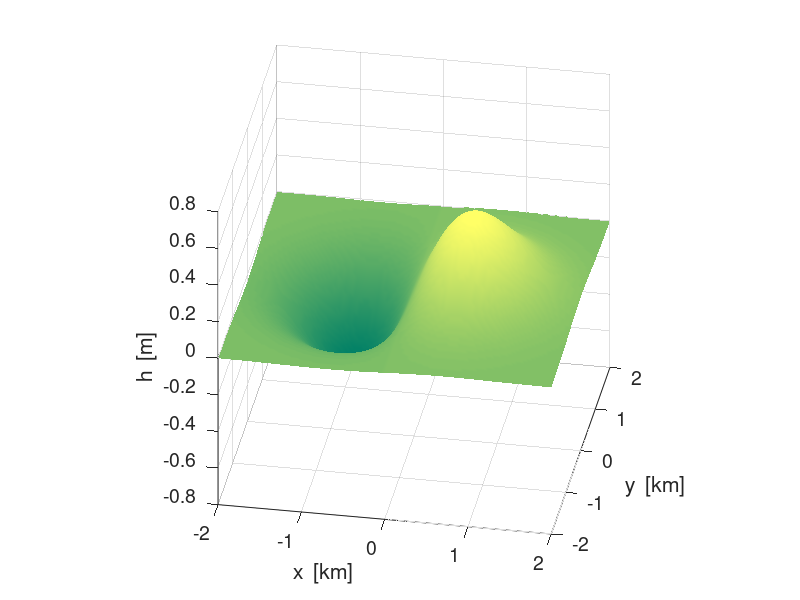
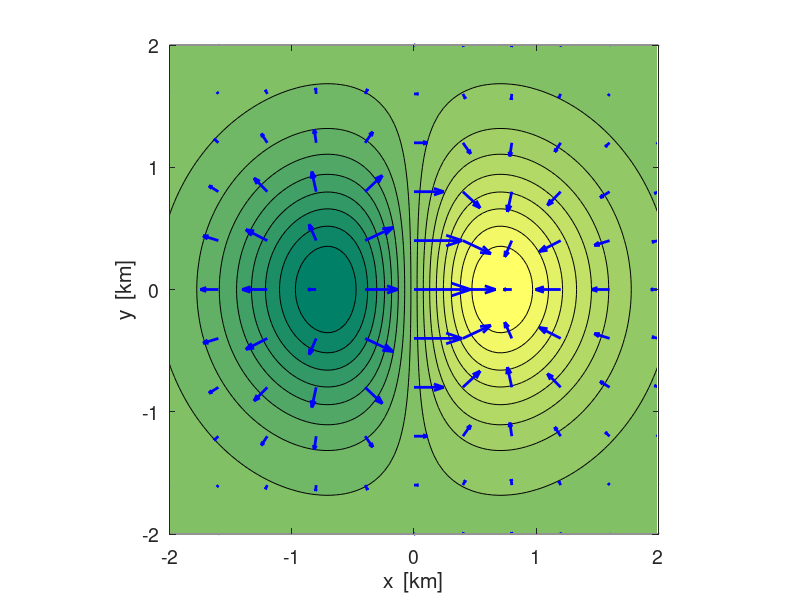

Source code (MATLAB) for these figures, in order:
% cemDiff01.m
% 19 march 2016
% Ian Cooper
% School of Physics, University of Sydney
% http://www.physics.usyd.edu.au/teach_res/mp/mphome.htm

% GRADIENT FUNCTION  of f(x,y)
%   meshgrid / [3D] plots: contourf and quiver

clear all
close all
clc

N = 101;
xMax = 2;
xMin = -xMax;
yMax= xMax;
yMin = -yMax;
x = linspace(xMin, xMax,N);
y = linspace(yMin, yMax,N);
dx = x(2)-x(1);   dy = y(2)-y(1);
[xx, yy] = meshgrid(x,y);

f = xx .* exp(-xx.^2 - yy.^2);
%f = 10 .* (2.*xx.*yy - 3.*xx.^2 -4.*yy.^2 - 18.*xx + 28.*yy +12); 

[delx, dely] = gradient(f,dx,dy);

figure(1);
set(gcf,'units','normalized','position',[0.2 0.2 0.3 0.5]);
surf(xx,yy,f);
shading interp;
xlabel('x  [km]'); ylabel('y  [km]'); zlabel('h  [m]');
view(10, 30);
colormap(summer)
set(gca,'fontsize',14)
axis square

figure(2) % -------------------------------------------------------------
set(gcf,'units','normalized','position',[0.6 0.2 0.35 0.4]);
contourf(xx, yy, f, 16);
shading interp
hold on
d = 1:10:N;
p1 = xx(d,d); p2 = yy(d,d); p3 = delx(d,d); p4 = dely(d,d);
h = quiver(p1, p2, p3, p4);
set(h,'color',[0 0 1],'linewidth', 2);
axis equal
set(gca,'xLim',[xMin, xMax]);
set(gca,'yLim',[yMin, yMax]);
colormap(summer)
xlabel('x  [km]'); ylabel('y  [km]');
set(gca,'fontsize',14)
